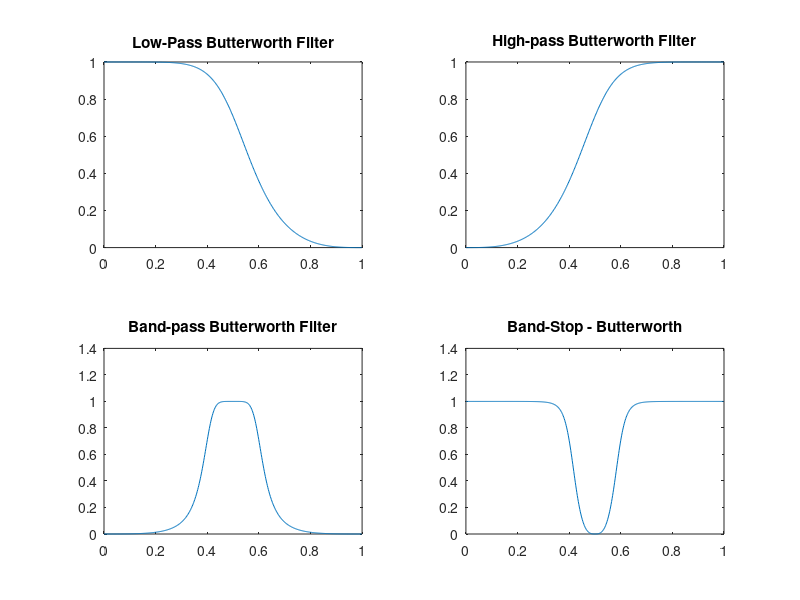
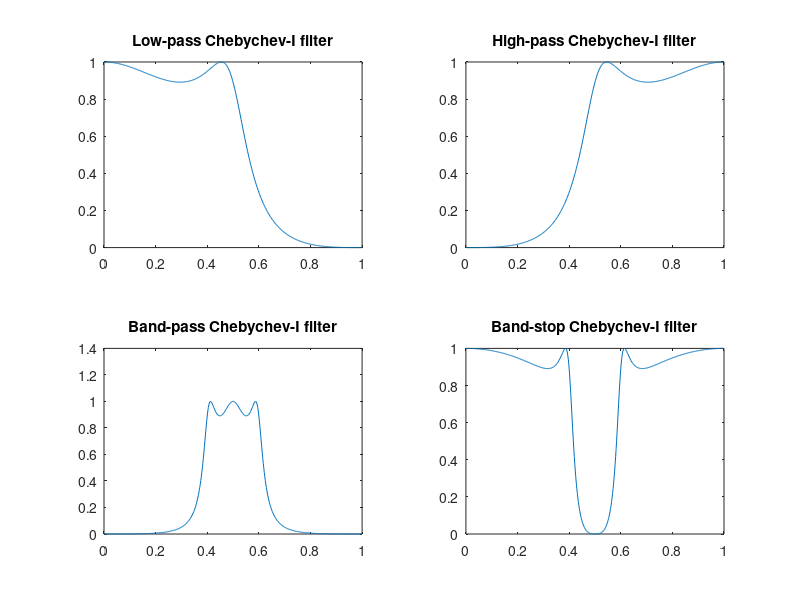

MATLAB code for these plots, in order:
%% Ex.1
%1. ButterWorth Filter

[a,b] = butter(3, 0.5, 'low'); %Low-pass filter
[H, W]= freqz(a,b);
figure(); 
subplot(2,2,1); plot(W/pi, abs(H)); title('Low-Pass Butterworth Filter');

[a,b] = butter(3,0.5, 'high'); %High-pass filter
[H, W]= freqz(a,b);
subplot(2,2,2); plot(W/pi, abs(H)); title('High-pass Butterworth Filter');

[a,b] = butter(3, [0.4 0.6]); %Band-pass filter with pass band 0.4-0.6
[H, W]= freqz(a,b);
subplot(2,2,3); plot(W/pi, abs(H)); title('Band-pass Butterworth Filter');


[a,b] = butter(3,[0.4 0.6],'stop'); %Band-stop filter with stop band 0.4-0.6
[H, W]= freqz(a,b);
subplot(2,2,4); plot(W/pi, abs(H)); title('Band-Stop - Butterworth');

%% Chebychev-I Filter

[a,b] = cheby1(3,1,0.5,'low');  %Low-pass filter
[H, W]= freqz(a,b);
figure();
subplot(2,2,1); plot(W/pi, abs(H)); title('Low-pass Chebychev-I filter');


[a,b] = cheby1(3,1, 0.5, 'high'); %High-pass filter
[H, W]= freqz(a,b);
subplot(2,2,2); plot(W/pi, abs(H)); title('High-pass Chebychev-I filter');


[a,b] = cheby1(3,1, [0.4 0.6]); %Band-pass filter with pass band 0.4-0.6
[H, W]= freqz(a,b);
subplot(2,2,3); plot(W/pi, abs(H)); title('Band-pass Chebychev-I filter');

[a,b] = cheby1(3,1, [0.4 0.6] , 'stop'); %Band-stop filter with stop band 0.4-0.6
[H, W]= freqz(a,b);
subplot(2,2,4); plot(W/pi, abs(H)); title('Band-stop Chebychev-I filter');





